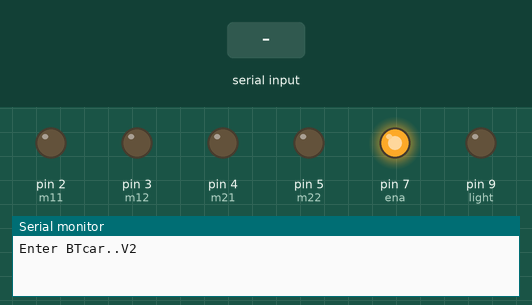
This sketch was run on a simulated Arduino Uno, built with avr-gcc and run on an emulated ATmega328P. Parts: output pins drawn as LEDs (lit = HIGH), the last lines printed to the serial monitor. Dashed ring = blinking. The inputs (shaded band) are chosen by the test bench.

Above: at 1.2 s.
1.3 s: "#f" received over the second serial link
At 1.8 s:
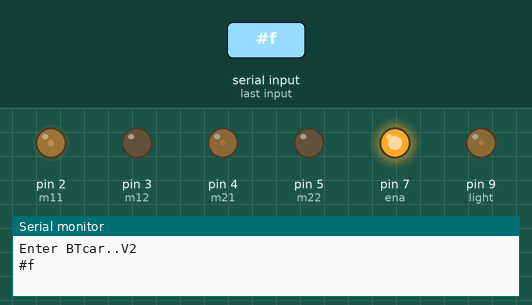
4.3 s: "!fl" received over the second serial link
7.3 s: "!bl" received over the second serial link
At 10.1 s:
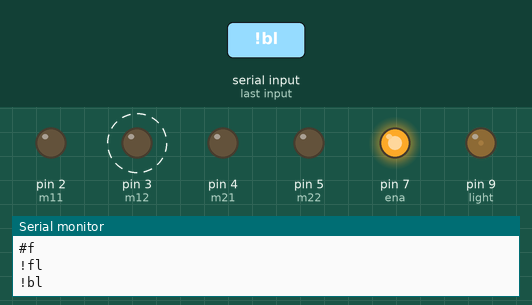
10.3 s: "#b" received over the second serial link
At 10.8 s:
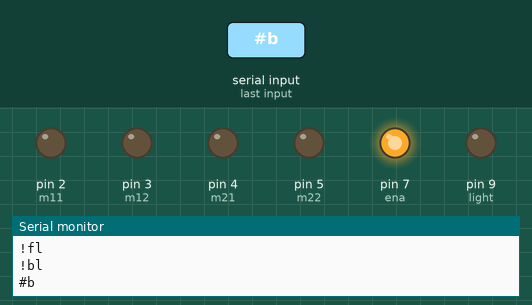
Timing chart, 0 to 12.8 s (numbered marks = the images above; inputs shaded):
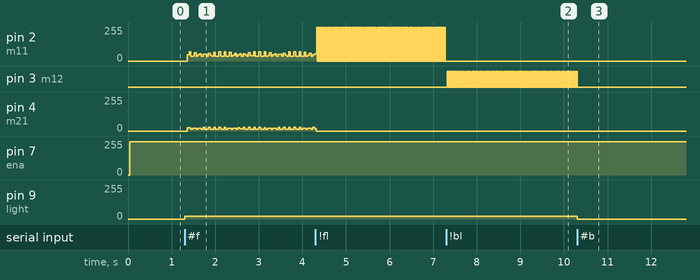

Measured:
- after the input at 1.3 s, pin 9 (light): 0/255 → 20/255 at once
- after the input at 7.3 s, pin 2 (m11): stops changing and stays 0/255; pin 3 (m12): alternates HIGH for 0.01 s and LOW for 0.02 s, starting at once
- after the input at 10.3 s, pin 3 (m12): goes on until 10.3 s, then stays LOW; pin 9 (light): 20/255 → 0/255 at once
- by itself, pin 2 (m11): alternates 255/255 for 0.01 s and 0/255 for 0.02 s

The sketch:

bluetooth_car.ino
```cpp
#include <SoftwareSerial.h>
#define m11 2
#define m12 3
#define m21 4
#define m22 5
#define ena 7
#define light 9

boolean sm11 = false;
boolean sm12 = false;
boolean sm21 = false;
boolean sm22 = false;
boolean rev = false;

int carspeed = 0;      //0-200,+-20
int carsteer = 5;     //0-4,5,5-10,+-1
int carrotatesteer = 5;
int i = 0;

/*protpcols for recieving command
navigation     :    #direction    :  #f, #b, #r, #l
command        :    !command     :  !fl,!fr,!bl,!br,!zsd,!zsr, !lfr
*/

SoftwareSerial BTSerial(10, 11); // RX | TX
String instream;

void setup()
{
  Serial.begin(9600);
  Serial.println("Enter BTcar..V2");
  BTSerial.begin(38400);
  pinMode(2, OUTPUT);
  pinMode(3, OUTPUT);
  pinMode(4, OUTPUT);
  pinMode(5, OUTPUT);
  pinMode(7, OUTPUT);
  digitalWrite(2,LOW);
  digitalWrite(3,LOW);
  digitalWrite(4,LOW);
  digitalWrite(5,LOW);
  digitalWrite(7,LOW);
}

void loop()
{
  if(i >= 200)
  i=0;
  if(carspeed == 0 || i > carspeed )
  {fstop();
  delayMicroseconds(250);
  }
  else if(i<carspeed && rev == 0 && carrotatesteer == 5)
  {fmove(carsteer);
  }
  else if(i<carspeed && rev == 1 && carrotatesteer == 5)
  {bmove(carsteer);
  }

  else if(carrotatesteer == 0 && rev == 0)
  fmove(0);
  else if(carrotatesteer == 1 && rev == 0)
  fmove(10);
  else if(carrotatesteer == 0 && rev == 1)
  bmove(0);
  else if(carrotatesteer == 1 && rev == 1)
  bmove(10);

  i+=10;


  //  Keep reading from HC-05 and send to Arduino Serial Monitor
  if (BTSerial.available())
  {
    instream = "";
    while (BTSerial.available())
    instream += char(BTSerial.read());
    Serial.println(instream);
    BTSerial.flush();
    if (instream[0] == '#')
    {      if (instream == "#r")
           carsteer+=1;
      else if (instream == "#l")
           carsteer-=1;
      else if (instream == "#f")
           carspeed+=20;
      else if (instream == "#b")
           carspeed-=20;
    }

    else if (instream[0] == '!')
    { if (instream == "!fl")
      {carrotatesteer = 0;
       rev = 0;
      }
      else if (instream == "!fr")
      {carrotatesteer = 10;
       rev = 0;
      }
      else if (instream == "!bl")
      {carrotatesteer = 0;
       rev = 1;
      }
      else if (instream == "!br")
      {carrotatesteer = 10;
       rev = 1;
      }
      else if (instream == "!zsd")
      { carspeed = 0;
      }
      else if (instream == "!zsr")
      { carsteer = 5;
      }
   }
}
carspeed = constrain(carspeed,0,200);
carsteer = constrain(carsteer,0,10);
analogWrite(light,carspeed);
delay(1);
}


void fstop()
{
  digitalWrite(ena,LOW);
  digitalWrite(m11,LOW);
  digitalWrite(m12,LOW);
  digitalWrite(m21,LOW);
  digitalWrite(m22,LOW);
  digitalWrite(ena,HIGH);
}

void fleft()
{
  digitalWrite(ena,LOW);
  digitalWrite(m11,LOW);
  digitalWrite(m12,LOW);
  digitalWrite(m21,HIGH);
  digitalWrite(m22,LOW);
  digitalWrite(ena,HIGH);
}

void bleft()
{
  digitalWrite(ena,LOW);
  digitalWrite(m11,LOW);
  digitalWrite(m12,LOW);
  digitalWrite(m21,LOW);
  digitalWrite(m22,HIGH);
  digitalWrite(ena,HIGH);
}

void fright()
{
  digitalWrite(ena,LOW);
  digitalWrite(m11,HIGH);
  digitalWrite(m12,LOW);
  digitalWrite(m21,LOW);
  digitalWrite(m22,LOW);
  digitalWrite(ena,HIGH);
}

void bright()
{
  digitalWrite(ena,LOW);
  digitalWrite(m11,LOW);
  digitalWrite(m12,HIGH);
  digitalWrite(m21,LOW);
  digitalWrite(m22,LOW);
  digitalWrite(ena,HIGH);
}

void ff()
{
  digitalWrite(ena,LOW);
  digitalWrite(m11,HIGH);
  digitalWrite(m12,LOW);
  digitalWrite(m21,HIGH);
  digitalWrite(m22,LOW);
  digitalWrite(ena,HIGH);
}

void bb()
{
  digitalWrite(ena,LOW);
  digitalWrite(m11,LOW);
  digitalWrite(m12,HIGH);
  digitalWrite(m21,LOW);
  digitalWrite(m22,HIGH);
  digitalWrite(ena,HIGH);
}


void fmove(int x)
{
for(int i = 0 ; i < x ; i++)
   {fleft();
    delayMicroseconds(200); }
for(int i = 10 ; i > x ; i--)
   {fright();
   delayMicroseconds(200); }
}

void bmove(int x)
{
for(int i = 0 ; i < x ; i++)
   {bleft();
    delayMicroseconds(200); }
for(int i = 10 ; i > x ; i--)
   {bright();
   delayMicroseconds(200); }
}
```
